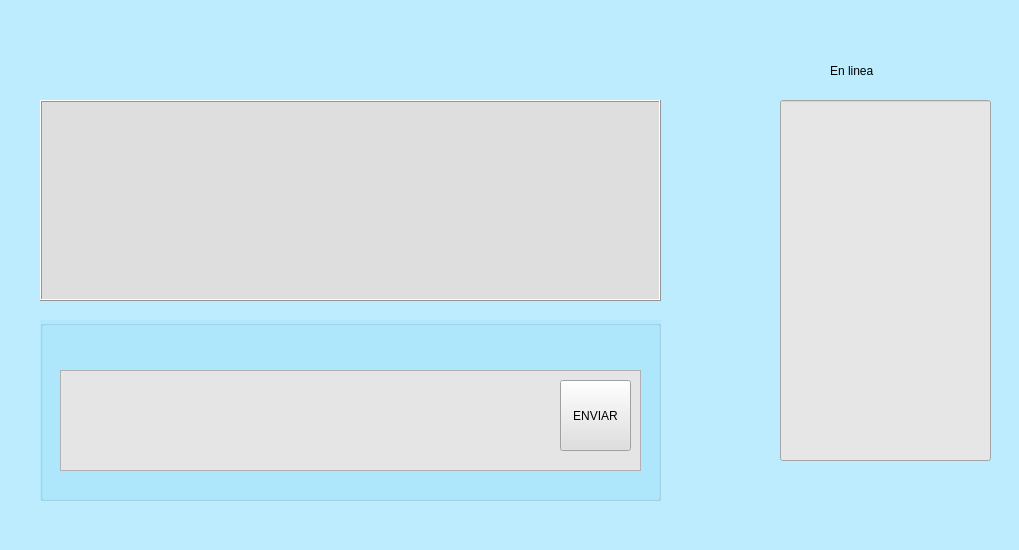
<?xml version="1.0" encoding="UTF-8"?>
<ui version="4.0">
 <class>Chat</class>
 <widget class="QMainWindow" name="Chat">
  <property name="geometry">
   <rect>
    <x>0</x>
    <y>0</y>
    <width>1019</width>
    <height>550</height>
   </rect>
  </property>
  <property name="windowTitle">
   <string>MainWindow</string>
  </property>
  <property name="styleSheet">
   <string notr="true">background-color: rgb(189, 236, 255);</string>
  </property>
  <widget class="QWidget" name="centralwidget">
   <widget class="QLineEdit" name="lineEdit_2">
    <property name="geometry">
     <rect>
      <x>780</x>
      <y>100</y>
      <width>211</width>
      <height>361</height>
     </rect>
    </property>
    <property name="styleSheet">
     <string notr="true">border-color: rgb(204, 4, 4);
background-color: rgb(230, 230, 230);</string>
    </property>
    <property name="text">
     <string/>
    </property>
   </widget>
   <widget class="QLabel" name="label">
    <property name="geometry">
     <rect>
      <x>830</x>
      <y>50</y>
      <width>131</width>
      <height>41</height>
     </rect>
    </property>
    <property name="styleSheet">
     <string notr="true">
font: 18pt &quot;MV Boli&quot;;</string>
    </property>
    <property name="text">
     <string>En linea</string>
    </property>
   </widget>
   <widget class="QTextBrowser" name="textBrowser_2">
    <property name="enabled">
     <bool>true</bool>
    </property>
    <property name="geometry">
     <rect>
      <x>40</x>
      <y>100</y>
      <width>621</width>
      <height>201</height>
     </rect>
    </property>
    <property name="cursor" stdset="0">
     <cursorShape>IBeamCursor</cursorShape>
    </property>
    <property name="styleSheet">
     <string notr="true">background-color: rgb(222, 222, 222);</string>
    </property>
    <property name="frameShape">
     <enum>QFrame::Box</enum>
    </property>
    <property name="frameShadow">
     <enum>QFrame::Raised</enum>
    </property>
    <property name="readOnly">
     <bool>false</bool>
    </property>
    <property name="html">
     <string>&lt;!DOCTYPE HTML PUBLIC &quot;-//W3C//DTD HTML 4.0//EN&quot; &quot;http://www.w3.org/TR/REC-html40/strict.dtd&quot;&gt;
&lt;html&gt;&lt;head&gt;&lt;meta name=&quot;qrichtext&quot; content=&quot;1&quot; /&gt;&lt;meta charset=&quot;utf-8&quot; /&gt;&lt;style type=&quot;text/css&quot;&gt;
p, li { white-space: pre-wrap; }
hr { height: 1px; border-width: 0; }
li.unchecked::marker { content: &quot;\2610&quot;; }
li.checked::marker { content: &quot;\2612&quot;; }
&lt;/style&gt;&lt;/head&gt;&lt;body style=&quot; font-family:'Segoe UI'; font-size:9pt; font-weight:400; font-style:normal;&quot;&gt;
&lt;p style=&quot;-qt-paragraph-type:empty; margin-top:0px; margin-bottom:0px; margin-left:0px; margin-right:0px; -qt-block-indent:0; text-indent:0px; font-family:'MS Shell Dlg 2'; font-size:7.8pt;&quot;&gt;&lt;br /&gt;&lt;/p&gt;&lt;/body&gt;&lt;/html&gt;</string>
    </property>
    <property name="openExternalLinks">
     <bool>true</bool>
    </property>
   </widget>
   <widget class="QGroupBox" name="groupBox_2">
    <property name="geometry">
     <rect>
      <x>40</x>
      <y>320</y>
      <width>621</width>
      <height>181</height>
     </rect>
    </property>
    <property name="styleSheet">
     <string notr="true">background-color: rgb(176, 233, 255);</string>
    </property>
    <property name="title">
     <string/>
    </property>
    <widget class="QTextBrowser" name="Insertar_Texto">
     <property name="geometry">
      <rect>
       <x>20</x>
       <y>50</y>
       <width>581</width>
       <height>101</height>
      </rect>
     </property>
     <property name="cursor" stdset="0">
      <cursorShape>IBeamCursor</cursorShape>
     </property>
     <property name="styleSheet">
      <string notr="true">background-color: rgb(229, 229, 229);</string>
     </property>
     <property name="readOnly">
      <bool>false</bool>
     </property>
     <property name="html">
      <string>&lt;!DOCTYPE HTML PUBLIC &quot;-//W3C//DTD HTML 4.0//EN&quot; &quot;http://www.w3.org/TR/REC-html40/strict.dtd&quot;&gt;
&lt;html&gt;&lt;head&gt;&lt;meta name=&quot;qrichtext&quot; content=&quot;1&quot; /&gt;&lt;meta charset=&quot;utf-8&quot; /&gt;&lt;style type=&quot;text/css&quot;&gt;
p, li { white-space: pre-wrap; }
hr { height: 1px; border-width: 0; }
li.unchecked::marker { content: &quot;\2610&quot;; }
li.checked::marker { content: &quot;\2612&quot;; }
&lt;/style&gt;&lt;/head&gt;&lt;body style=&quot; font-family:'Segoe UI'; font-size:9pt; font-weight:400; font-style:normal;&quot;&gt;
&lt;p style=&quot;-qt-paragraph-type:empty; margin-top:0px; margin-bottom:0px; margin-left:0px; margin-right:0px; -qt-block-indent:0; text-indent:0px; font-family:'MS Shell Dlg 2'; font-size:7.8pt;&quot;&gt;&lt;br /&gt;&lt;/p&gt;&lt;/body&gt;&lt;/html&gt;</string>
     </property>
     <property name="overwriteMode">
      <bool>true</bool>
     </property>
     <property name="cursorWidth">
      <number>2</number>
     </property>
     <property name="tabStopWidth" stdset="0">
      <number>80</number>
     </property>
    </widget>
    <widget class="QPushButton" name="adjuntar_btn">
     <property name="geometry">
      <rect>
       <x>560</x>
       <y>10</y>
       <width>41</width>
       <height>31</height>
      </rect>
     </property>
     <property name="sizePolicy">
      <sizepolicy hsizetype="Maximum" vsizetype="Maximum">
       <horstretch>0</horstretch>
       <verstretch>0</verstretch>
      </sizepolicy>
     </property>
     <property name="styleSheet">
      <string notr="true">background-color: rgb(216, 216, 216);
</string>
     </property>
     <property name="text">
      <string/>
     </property>
     <property name="icon">
      <iconset>
       <normaloff>../../../../../../../Administrador/Downloads/adjunto-archivo.png</normaloff>../../../../../../../Administrador/Downloads/adjunto-archivo.png</iconset>
     </property>
     <property name="iconSize">
      <size>
       <width>30</width>
       <height>30</height>
      </size>
     </property>
     <property name="autoRepeat">
      <bool>false</bool>
     </property>
     <property name="autoExclusive">
      <bool>false</bool>
     </property>
     <property name="autoDefault">
      <bool>false</bool>
     </property>
     <property name="default">
      <bool>false</bool>
     </property>
     <property name="flat">
      <bool>true</bool>
     </property>
    </widget>
    <widget class="QPushButton" name="Enviar_btn">
     <property name="geometry">
      <rect>
       <x>520</x>
       <y>60</y>
       <width>71</width>
       <height>71</height>
      </rect>
     </property>
     <property name="sizePolicy">
      <sizepolicy hsizetype="Preferred" vsizetype="Preferred">
       <horstretch>0</horstretch>
       <verstretch>0</verstretch>
      </sizepolicy>
     </property>
     <property name="styleSheet">
      <string notr="true">background-color: rgb(223, 223, 223);</string>
     </property>
     <property name="text">
      <string>ENVIAR</string>
     </property>
    </widget>
   </widget>
   <widget class="QLabel" name="label_2">
    <property name="geometry">
     <rect>
      <x>50</x>
      <y>20</y>
      <width>131</width>
      <height>41</height>
     </rect>
    </property>
    <property name="text">
     <string/>
    </property>
    <property name="pixmap">
     <pixmap>../../PRACTICA7 MESSENGER/2015_MSN_logo.svg.png</pixmap>
    </property>
    <property name="scaledContents">
     <bool>true</bool>
    </property>
   </widget>
  </widget>
  <widget class="QMenuBar" name="menubar">
   <property name="geometry">
    <rect>
     <x>0</x>
     <y>0</y>
     <width>1019</width>
     <height>22</height>
    </rect>
   </property>
  </widget>
  <widget class="QStatusBar" name="statusbar"/>
 </widget>
 <resources/>
 <connections/>
</ui>
